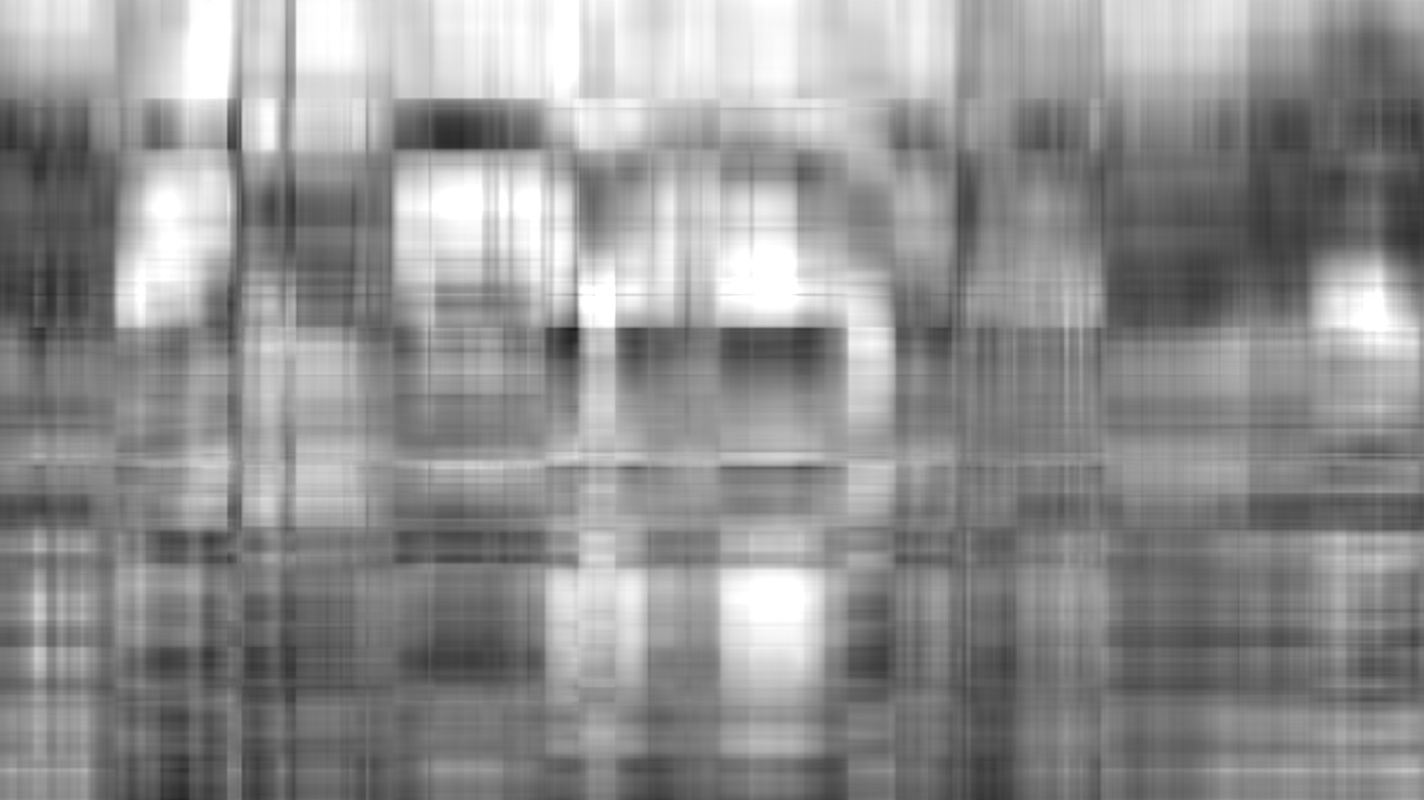

The Python source for this figure:
import cv2
import numpy as np
from matplotlib.image import imread 
import matplotlib.pyplot as plt 

path='C:\ProjectMAI\doraemon.jpg'

def convertImageToMatrix(imagePath):
    a=cv2.imread(imagePath,0)
    return a

def showImage(imagePath):
    a=cv2.imread(imagePath,1)
    cv2.imshow('doraemon',a)
    cv2.waitKey(0)
    cv2.destroyAllWindows()
    
def convertMatrixToImage(matrix):
    cv2.imwrite('SVD.jpg',matrix)
    cv2.imshow("SVD", matrix)
    cv2.waitKey(0)
    cv2.destroyAllWindows()


def AcolumMatrix(matrix,index):
    a=[]
    for i in range(0,len(matrix)):
            a.append(matrix[i][index-1])
    return np.matrix(a)
def ALinematrix(matrix,index):
    return np.matrix(matrix[index-1])

def approximationK(Matrix,k):
    U,S,VT=np.linalg.svd(Matrix,full_matrices=True)
    S=np.diag(S)
    print(S)
    ApproximationKMatrix=0
    for i in range(1,k+1):
        ApproximationKMatrix+=np.dot(np.dot(S[i-1,i-1],AcolumMatrix(U,i).T),ALinematrix(VT,i))
    return ApproximationKMatrix

convertMatrixToImage(approximationK(convertImageToMatrix(path),5))
# showImage(path)
